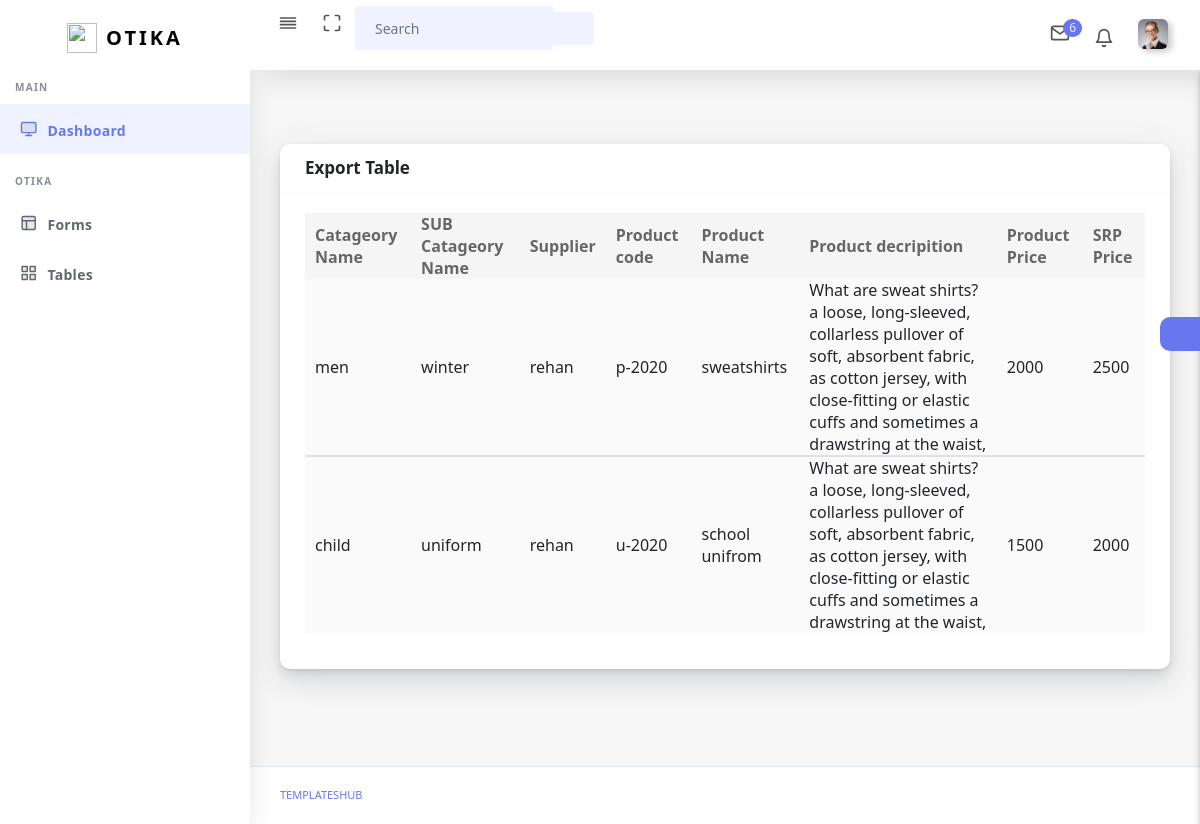
The app's page /view_products.php (signed in) with its own data.
### tables this page shows
CREATE TABLE `products` (
  `product_id` int(20) NOT NULL,
  `p_cat` varchar(30) NOT NULL,
  `p_sub` varchar(30) NOT NULL,
  `p_supplier` varchar(30) NOT NULL,
  `p_code` varchar(30) NOT NULL,
  `p_name` varchar(100) NOT NULL,
  `p_dec` varchar(200) NOT NULL,
  `p_price` varchar(20) NOT NULL,
  `p_srp` varchar(30) NOT NULL
);

CREATE TABLE `catagory` (
  `c_id` int(20) NOT NULL,
  `c_name` varchar(30) NOT NULL,
  `c_dec` varchar(50) NOT NULL
);

CREATE TABLE `sub_catageory` (
  `sub_id` int(20) NOT NULL,
  `sub_cat` int(20) NOT NULL,
  `sub_name` varchar(50) NOT NULL,
  `sub_des` varchar(50) NOT NULL
);

CREATE TABLE `supplier` (
  `supplier_id` int(20) NOT NULL,
  `supplier_name` varchar(30) NOT NULL,
  `supplier_email` varchar(40) NOT NULL,
  `supplier_des` varchar(50) NOT NULL
);

### view_products.php (the view, shortened to what this page needs)
<?php
include('./includes/conn.php');
?>
<!DOCTYPE html>
<html lang="en">
<?php include("./includes/head.php");?>
<body>
    <div id="app">
        <div class="main-wrapper main-wrapper-1">
            <?php include("./includes/nav.php");?>
            <?php include("./includes/sidebar.php");?>
            <div class="main-content">
                <section class="section">
                    <div class="section-body">
                        <div class="row">
                            <div class="col-12">
                                <div class="card">
                                    <div class="card-header">
                                        <h4>Export Table</h4>
                                    </div>
                                    <div class="card-body">
                                        <div class="table-responsive">
                                            <table class="table table-striped table-hover" id="tableExport"
                                                style="width:100%;">
                                                <thead>
                                                    <tr>
                                                        <th>Catageory Name</th>
                                                        <th>SUB Catageory Name</th>
                                                        <th>Supplier</th>
                                                        <th>Product code</th>
                                                        <th>Product Name</th>
                                                        <th>Product decripition</th>
                                                        <th>Product Price</th>
                                                        <th>SRP Price</th>
                                                    </tr>
                                                </thead>
                                                <?php
                                                $view_s="SELECT * FROM  products p  INNER JOIN catagory c ON p.p_cat=c.c_id INNER JOIN sub_catageory s ON p.p_sub=s.sub_id INNER JOIN supplier ON p.p_supplier=supplier.supplier_id";
                                                $view_run= mysqli_query($conn,$view_s);
                                                while ($fet_view=mysqli_fetch_assoc($view_run)) {
                                                    ?>
                                                <tbody>
                                                    <td><?php echo $fet_view['c_name'];?></td>
                                                    <td><?php echo $fet_view['sub_name'];?></td>
                                                    <td><?php echo $fet_view['supplier_name'];?></td>
                                                    <td><?php echo $fet_view['p_code'];?></td>
                                                    <td><?php echo $fet_view['p_name'];?></td>
                                                    <td><?php echo $fet_view['p_dec'];?></td>
                                                    <td><?php echo $fet_view['p_price'];?></td>
                                                    <td><?php echo $fet_view['p_srp'];?></td>
                                                </tbody>
                                                <?php
                            }
                        ?>
                                            </table>
                                        </div>
                                    </div>
                                </div>
                            </div>
                        </div>
                    </div>
                </section>
                <div class="settingSidebar">
                    <a href="javascript:void(0)" class="settingPanelToggle"> <i class="fa fa-spin fa-cog"></i>
                    </a>
                </div>
            </div>
            <footer class="main-footer">
                <div class="footer-left">
                    <a href="templateshub.net">Templateshub</a></a>
                </div>
            </footer>
        </div>
    </div>
</body>
</html>

### includes/head.php (shortened to what this page needs)
<head>
  <link rel="stylesheet" href="assets/css/app.min.css">
  <link rel="stylesheet" href="assets/bundles/bootstrap-social/bootstrap-social.css">
  <link rel="stylesheet" href="assets/bundles/datatables/datatables.min.css">
  <link rel="stylesheet" href="assets/bundles/datatables/DataTables-1.10.16/css/dataTables.bootstrap4.min.css">
  <link rel="stylesheet" href="assets/css/style.css">
  <link rel="stylesheet" href="assets/css/components.css">
  <link rel="stylesheet" href="assets/css/custom.css">
</head>

### includes/nav.php (shortened to what this page needs)
<div id="app">
  <div class="main-wrapper main-wrapper-1">
    <div class="navbar-bg"></div>
    <nav class="navbar navbar-expand-lg main-navbar sticky">
      <div class="form-inline mr-auto">
        <ul class="navbar-nav mr-3">
          <li><a href="#" data-toggle="sidebar" class="nav-link nav-link-lg
							collapse-btn"> <i data-feather="align-justify"></i></a></li>
          <li><a href="#" class="nav-link nav-link-lg fullscreen-btn">
              <i data-feather="maximize"></i>
            </a></li>
          <li>
            <form class="form-inline mr-auto">
              <div class="search-element">
                <input class="form-control" type="search" placeholder="Search" aria-label="Search" data-width="200">
                <button class="btn" type="submit">
                  <i class="fas fa-search"></i>
                </button>
              </div>
            </form>
          </li>
        </ul>
      </div>
      <ul class="navbar-nav navbar-right">
        <li class="dropdown dropdown-list-toggle"><a href="#" data-toggle="dropdown"
            class="nav-link nav-link-lg message-toggle"><i data-feather="mail"></i>
            <span class="badge headerBadge1">
              6 </span> </a>
        </li>
        <li class="dropdown dropdown-list-toggle"><a href="#" data-toggle="dropdown"
            class="nav-link notification-toggle nav-link-lg"><i data-feather="bell" class="bell"></i>
          </a>
        </li>
        <li class="dropdown"><a href="#" data-toggle="dropdown"
            class="nav-link dropdown-toggle nav-link-lg nav-link-user"> <img alt="image" src="assets/img/user.png"
              class="user-img-radious-style"> <span class="d-sm-none d-lg-inline-block"></span></a>
        </li>
      </ul>
    </nav>

### includes/sidebar.php (shortened to what this page needs)
<div class="main-sidebar sidebar-style-2">
        <aside id="sidebar-wrapper">
          <div class="sidebar-brand">
            <a href="index.html"> <img alt="image" src="assets/img/logo.png" class="header-logo" /> <span
                class="logo-name">Otika</span>
            </a>
          </div>
          <ul class="sidebar-menu">
            <li class="menu-header">Main</li>
            <li class="dropdown active">
              <a href="index.html" class="nav-link"><i data-feather="monitor"></i><span>Dashboard</span></a>
            </li>
            <li class="menu-header">Otika</li>
            <li class="dropdown">
              <a href="#" class="menu-toggle nav-link has-dropdown"><i data-feather="layout"></i><span>Forms</span></a>
            </li>
            <li class="dropdown">
              <a href="#" class="menu-toggle nav-link has-dropdown"><i data-feather="grid"></i><span>Tables</span></a>
            </li>
          </ul>
        </aside>
      </div>

### records on screen
products: catagory.c_name "men", sub_catageory.sub_name "winter", supplier.supplier_name "rehan", p_code "p-2020", p_name "sweatshirts", p_dec "What are sweat shirts? a loose, long-sleeved, collarless pullover of soft, absorbent fabric, as cotton jersey, with close-fitting or elastic cuffs and sometimes a drawstring at the waist,", p_price "2000", p_srp "2500"
products: catagory.c_name "child", sub_catageory.sub_name "uniform", supplier.supplier_name "rehan", p_code "u-2020", p_name "school unifrom", p_dec "What are sweat shirts? a loose, long-sleeved, collarless pullover of soft, absorbent fabric, as cotton jersey, with close-fitting or elastic cuffs and sometimes a drawstring at the waist,", p_price "1500", p_srp "2000"
